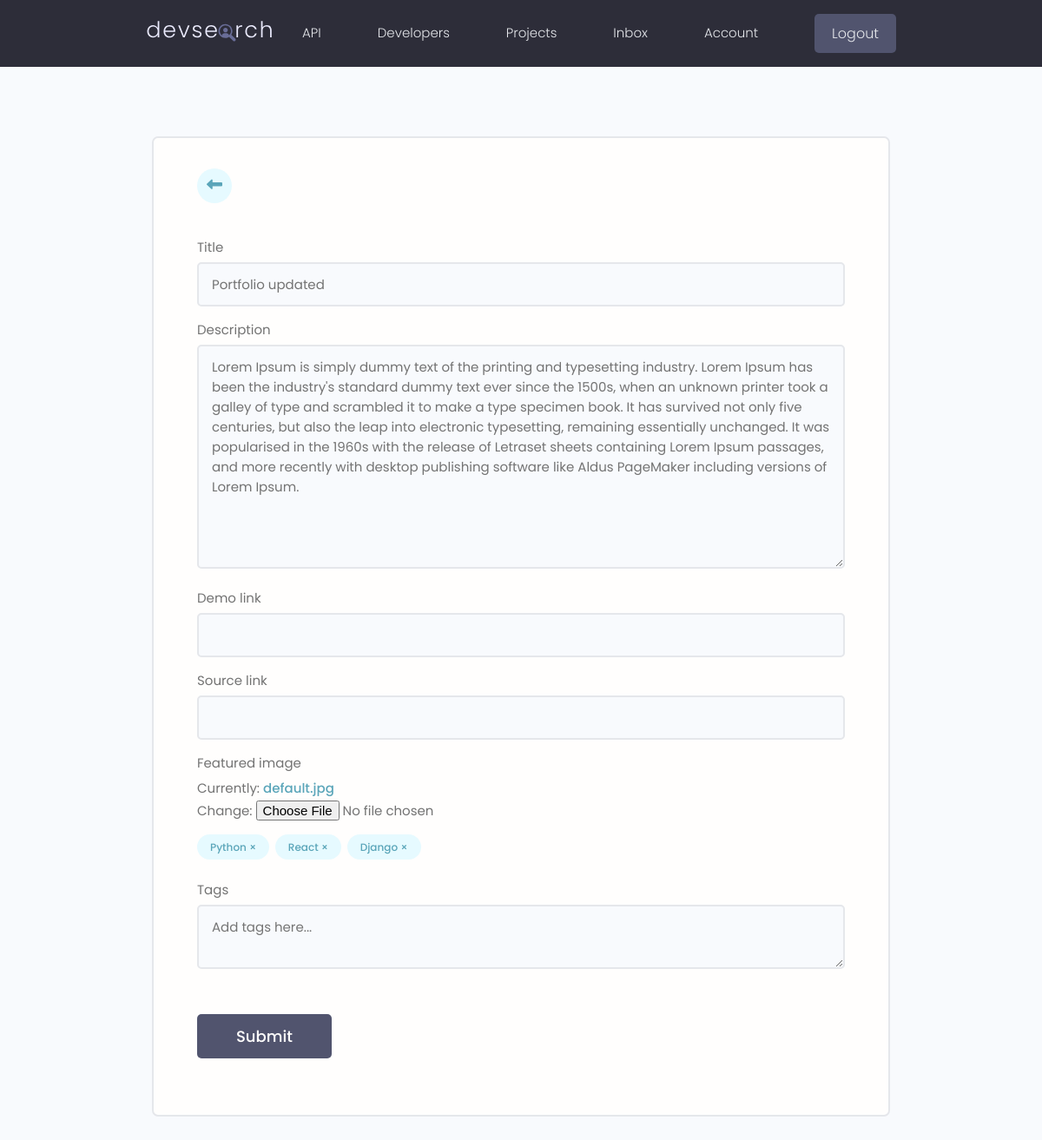
The page /projects/update-project/5a86b209-9907-42fe-8b12-5d15c2c09a14/ (signed in) on the database its author committed.
### projects/models.py (models this page shows, shortened)
class Project(models.Model):
    owner = models.ForeignKey(Profile, null=True, blank=True, on_delete=models.CASCADE)
    title = models.CharField(max_length=200) #Charfield is a small field compare to TextField
    description = models.TextField(null=True, blank=True) #null=True means that this field is optional
    featured_image = models.ImageField(upload_to='projects/', default='')
    demo_link = models.CharField(max_length=2000, null=True, blank=True)
    source_link = models.CharField(max_length=2000, null=True, blank=True)
    tags = models.ManyToManyField('Tag', blank=True) #ManyToManyField is a field that can have many tags
    vote_total = models.IntegerField(default=0, null=True, blank=True)
    vote_ratio = models.IntegerField(default=0, null=True, blank=True)
    created = models.DateTimeField(auto_now_add=True) #auto_now_add=True will automatically add when we create a new project
    id = models.UUIDField(default=uuid.uuid4, unique=True, primary_key=True, editable=False) #uuid4 is a random id, editable=False means that we can't edit this id
    class Meta:
        ordering = ['-vote_ratio', '-vote_total', 'title'] #order the projects by vote ratio and vote total

class Tag(models.Model):
    name = models.CharField(max_length=200)
    created = models.DateTimeField(auto_now_add=True)
    id = models.UUIDField(default=uuid.uuid4, unique=True, primary_key=True, editable=False)

### projects/views.py (the view, shortened to what this page needs)
# urls.py: path('update-project/<str:pk>/', views.updateProject, name='update-project'),
@login_required(login_url='login')
def updateProject(request, pk):
    profile = request.user.profile
    project = profile.project_set.get(id=pk) #get the project of the user that is logged in
    form = ProjectForm(instance=project)  #populates the form with the data from the project
    context = {'form': form, 'project': project}
    return render(request, 'projects/project_form.html', context)

### projects/forms.py
class ProjectForm(ModelForm):
    class Meta:
        model = Project
        fields = ['title', 'description', 'demo_link', 'source_link', 'featured_image'] #choose what fields that we want to show in the form
        widgets = {
            'tags': forms.CheckboxSelectMultiple(), #this is how we can make a checkbox
        }
    def __init__(self, *args, **kwargs): #this is how we can customize the form
        super(ProjectForm, self).__init__(*args, **kwargs)
        for k, v in self.fields.items():
            v.widget.attrs.update({'class': 'input'})

### projects/templates/projects/project_form.html (shortened to what this page needs)
{% extends 'main.html' %}
{% block content %}
<main class="formPage my-xl">
    <div class="content-box">
        <div class="formWrapper">
            <a class="backButton" href="{% url 'account' %}"><i class="fa-solid fa-left-long"></i></a>
            <br>
            <form class="form" method="POST" enctype="multipart/form-data">
                {% for field in form %}
                <div class="form__field">
                    <label for="formInput#text">{{field.label}}</label>
                    {{field}}
                </div>
                {% endfor %}
                <div class="form__field">
                    {% for tag in project.tags.all %}
                        <div class="project-tag tag tag--pill tag--main" data-tag="{{tag.id}}" data-project="{{project.id}}">{{tag.name}} &#215;</div>
                    {% endfor %}
                </div>
                <div class="form__field">
                    <label for="formInput#text">Tags</label>
                    <textarea name="newtags" class="input" placeholder="Add tags here..."></textarea>
                </div>
                <input class="btn btn--sub btn--lg  my-md" type="submit" value="Submit" />
            </form>
        </div>
    </div>
</main>
{% endblock %}

### static/styles/app.css (style rules this page uses)
:root { --color-sub: #2d2d39; }
.btn--sub { background-color: var(--color-sub-light); }
.content-box { width: 95%; max-width: 85rem; margin: 0 auto; }
.backButton { background: var(--color-main-light); color: var(--color-main); width: 4rem; height: 4rem; display: flex; align-items: center; justify-content: center; border-radius: 50%; }
.backButton i { font-size: 1.8rem; }
.formPage .formWrapper { list-style: none; background: var(--color-white); padding: 3.5rem 5rem; border: 2px solid var(--color-light); border-radius: 0.7rem; }

### static/uikit/styles/modules/_variables.css (style rules this page uses)
:root { --color-main: #5aa5b9; --color-main-light: #e6faff; --color-sub: #3f4156; --color-sub-light: #51546e; --color-sub-lighter: #ededfd; --color-text: #737373; --color-gray: #8b8b8b; --color-light: #e5e7eb; --color-light-gray: #767676; --color-bg: #f8fafd; --color-white: #fffefd; --color-white-light: #f3f3f3; --color-success: #359e64; --color-success-bg: #def8e8; --color-error: #fc4b0b; --color-error-bg: #fff2ee; --font-base: 'Poppins', arial, helvetica, 'Segoe UI', roboto, ubuntu, sans-serif; --font-monospace: 'Fira Code', 'Courier New', courier, monospace; --font-regular: 300; --font-medium: 500; --font-bold: 700; --generic-shadow: 1px 1px 5px #00000010; --generic-transition: all 0.3s ease-in-out; }

### static/uikit/styles/modules/_base.css (style rules this page uses)
* { margin: 0; padding: 0; box-sizing: border-box; text-rendering: optimizeLegibility; color: inherit; font-size: inherit; }
html { font-size: 50%; }
@media only screen and (min-width: 480px) { html { font-size: 56.25%; } }
@media only screen and (min-width: 1200px) { html { font-size: 62.5%; } }
body { line-height: 1.6; font-weight: 400; font-size: 1.5rem; color: var(--color-text); background-color: var(--color-bg); min-height: 100vh; }

### static/uikit/styles/modules/_typography.css (style rules this page uses)
* { font-family: var(--font-base); }
a { padding-bottom: 2px; text-decoration: none; display: inline-block; color: var(--color-main); font-weight: var(--font-medium); }

### static/uikit/styles/modules/_utilities.css (style rules this page uses)
.my-md { margin: 3rem auto; }
.my-xl { margin: 8rem auto; }

### static/uikit/styles/modules/_button.css (style rules this page uses)
.btn { display: inline-block; position: relative; cursor: pointer; background-color: var(--color-light); font-weight: var(--font-medium); color: var(--color-sub); text-decoration: none; padding: 1rem 2rem; border-radius: 0.5rem; border: none; width: -webkit-fit-content; width: -moz-fit-content; width: fit-content; height: -webkit-fit-content; height: -moz-fit-content; height: fit-content; font-size: 1.6rem; outline-width: 0; outline-color: transparent; -webkit-backface-visibility: hidden; backface-visibility: hidden; transition: all 0.3s ease-in-out; }
.btn--sub { background-color: var(--color-sub); color: var(--color-white); }
.btn--lg { font-size: 1.8rem; padding: 1.2rem 4.5rem; }

### static/uikit/styles/modules/_form.css (style rules this page uses)
.form { display: block; }
.form__field { margin-top: 1.5rem; margin-bottom: 1.5rem; }
.form__label, .form__field > label { display: block; margin-bottom: 0.5rem; color: var(--color-text); }
input.input[type='text'], input.input[type='email'], input.input[type='password'], input.input[type='number'], textarea.input { min-width: 24rem; width: 100%; padding: 1.2rem 1.5rem; border-radius: 0.5rem; border: 2px solid var(--color-light); transition: all 0.3s ease-in-out; background-color: var(--color-bg); }

### static/uikit/styles/modules/_tag.css (style rules this page uses)
.tag { display: inline-flex; align-items: center; background-color: var(--color-sub); height: -webkit-fit-content; height: -moz-fit-content; height: fit-content; width: -webkit-fit-content; width: -moz-fit-content; width: fit-content; border-radius: 0.5rem; padding: 0.5rem 1.5rem; font-size: 1.2rem; cursor: pointer; }
.tag:not(:last-child) { margin-right: 0.25rem; margin-bottom: 0.75rem; }
.tag--pill { border-radius: 5rem; }
.tag--main, .tag--main > small { background: var(--color-main-light); color: var(--color-main); font-weight: 500; }

### rows shown on the page
Project: form "Portfolio updated" "Lorem Ipsum is simply dummy text of the printing and typesetting industry. Lorem Ipsum has been the industry's standard dummy text ever since the 1500s, when an unknown printer took a galley of type and scrambled it to make a type specimen book. It has survived not only five centuries, but also the leap into electronic typesetting, remaining essentially unchanged. It was popularised in the 1960s with the release of Letraset sheets containing Lorem Ipsum passages, and more recently with desktop publishing software like Aldus PageMaker including versions of Lorem Ipsum."
Tag: name "Python"
Tag: name "React"
Tag: name "Django"

### other values the page prints
{{ field.label }} "Title" "Description" "Demo link" "Source link" "Featured image"
